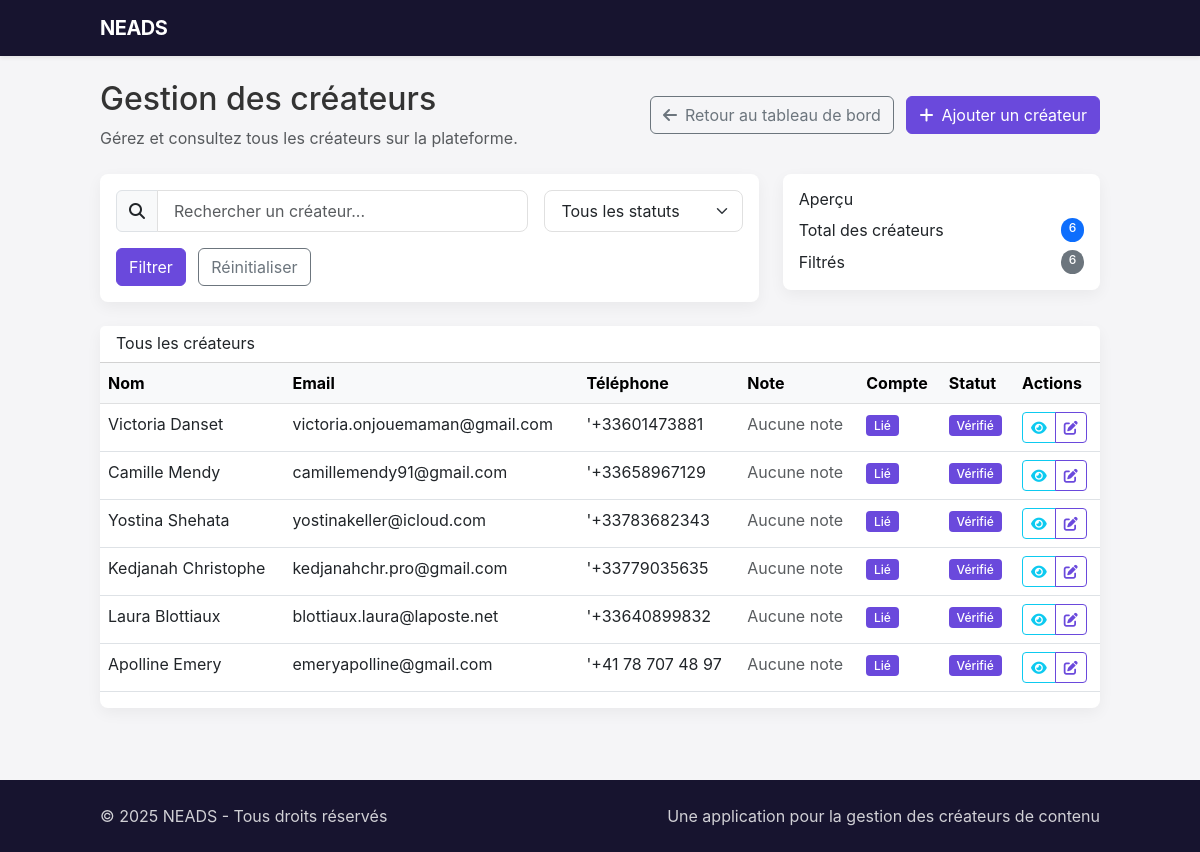
/gestion/createurs/ (signed in), run on the app's committed database.
### neads/creators/models.py (models this page shows, shortened)
class Creator(models.Model):
    GENDER_CHOICES = (
        ('M', 'Homme'),
        ('F', 'Femme'),
        ('O', 'Autre'),
    )
    CONTENT_TYPE_CHOICES = (
        ('video', 'Vidéo'),
        ('image', 'Image'),
        ('audio', 'Audio'),
        ('ugc_duo', 'UGC Duo'),
        ('animal', 'Animal'),
    )
    user = models.OneToOneField(User, on_delete=models.SET_NULL, blank=True, null=True, related_name='creator_profile')
    first_name = models.CharField(max_length=50)
    last_name = models.CharField(max_length=50)
    full_name = models.CharField(max_length=100, blank=True)  # Auto-généré
    age = models.PositiveIntegerField(validators=[MinValueValidator(13), MaxValueValidator(100)])
    gender = models.CharField(max_length=1, choices=GENDER_CHOICES)
    featured_image = models.ImageField(upload_to=featured_image_upload_path, blank=True, null=True, verbose_name="Image mise en avant")
    youtube_link = models.URLField(max_length=255, blank=True, null=True, verbose_name="Chaîne YouTube")
    tiktok_link = models.URLField(max_length=255, blank=True, null=True, verbose_name="Profil TikTok")
    instagram_link = models.URLField(max_length=255, blank=True, null=True, verbose_name="Profil Instagram")
    location = models.ForeignKey(Location, on_delete=models.SET_NULL, null=True, related_name='creators')
    email = models.EmailField()
    phone = models.CharField(max_length=20, blank=True, null=True)
    domains = models.ManyToManyField(Domain, related_name='creators')
    bio = models.TextField(blank=True, null=True)
    equipment = models.CharField(max_length=255, blank=True, null=True)
    delivery_time = models.CharField(max_length=50, blank=True, null=True)
    content_types = models.ManyToManyField(ContentType, related_name='creators', blank=True)
    mobility = models.BooleanField(default=False)
    can_invoice = models.BooleanField(default=False)
    previous_clients = models.TextField(blank=True, null=True)
    average_rating = models.DecimalField(max_digits=3, decimal_places=2, default=0.0)
    total_ratings = models.PositiveIntegerField(default=0)
    verified_by_neads = models.BooleanField(default=False)
    created_at = models.DateTimeField(auto_now_add=True)
    updated_at = models.DateTimeField(auto_now=True)
    last_activity = models.DateTimeField(blank=True, null=True)

### neads/core/views.py (the view, shortened to what this page needs)
# urls.py: path('gestion/createurs/', views.creator_list, name='creator_list'),
@login_required
@role_required(['admin', 'consultant'])
def creator_list(request):
    creators = Creator.objects.all().order_by('-created_at')
    verified_filter = request.GET.get('verified')
    if verified_filter == 'true':
        creators = creators.filter(verified_by_neads=True)
    elif verified_filter == 'false':
        creators = creators.filter(verified_by_neads=False)
    search_query = request.GET.get('query')
    paginator = Paginator(creators, 15)  # 15 créateurs par page
    page_number = request.GET.get('page', 1)
    page_obj = paginator.get_page(page_number)
    context = {
        'creators': page_obj,
        'search_query': search_query,
        'verified_filter': verified_filter,
        'total_creators': paginator.count,
    }
    return render(request, 'core/creator_list.html', context)

### neads/core/models.py (called while the page is built)
    def has_role(self, role_name):
        return self.role == role_name

### templates/core/creator_list.html (shortened to what this page needs)
{% extends 'base.html' %}
{% block content %}
<div class="row mb-4">
  <div class="col-12">
    <div class="d-flex justify-content-between align-items-center">
      <div>
        <h1 class="h2">Gestion des créateurs</h1>
        <p class="text-muted">
          Gérez et consultez tous les créateurs sur la plateforme.
        </p>
      </div>
      <div>
        <a href="{% url 'management_dashboard' %}" class="btn btn-outline-secondary me-2">
          <i class="fas fa-arrow-left me-2"></i>Retour au tableau de bord
        </a>
        <a href="#" class="btn btn-primary">
          <i class="fas fa-plus me-2"></i>Ajouter un créateur
        </a>
      </div>
    </div>
  </div>
</div>
<div class="row mb-4">
  <div class="col-md-8">
    <div class="card">
      <div class="card-body">
        <form method="get" class="row g-3">
          <div class="col-md-8">
            <div class="input-group">
              <span class="input-group-text"><i class="fas fa-search"></i></span>
              <input type="text" class="form-control" name="query" placeholder="Rechercher un créateur..." value="{{ search_query|default:'' }}">
            </div>
          </div>
          <div class="col-md-4">
            <select name="verified" class="form-select">
              <option value="">Tous les statuts</option>
            </select>
          </div>
          <div class="col-12">
            <button type="submit" class="btn btn-primary">Filtrer</button>
            <a href="{% url 'creator_list' %}" class="btn btn-outline-secondary ms-2">Réinitialiser</a>
          </div>
        </form>
      </div>
    </div>
  </div>
  <div class="col-md-4">
    <div class="card">
      <div class="card-body">
        <h5 class="card-title">Aperçu</h5>
        <div class="d-flex justify-content-between mb-2">
          <span>Total des créateurs</span>
          <span class="badge bg-primary rounded-pill">{{ total_creators }}</span>
        </div>
        <div class="d-flex justify-content-between">
          <span>Filtrés</span>
          <span class="badge bg-secondary rounded-pill">{{ creators.paginator.count }}</span>
        </div>
      </div>
    </div>
  </div>
</div>
<div class="row">
  <div class="col-12">
    <div class="card">
      <div class="card-header bg-white">
        <h5 class="mb-0">Tous les créateurs</h5>
      </div>
      <div class="card-body p-0">
        <div class="table-responsive">
          <table class="table table-hover">
            <thead class="table-light">
              <tr>
                <th>Nom</th>
                <th>Email</th>
                <th>Téléphone</th>
                <th>Note</th>
                <th>Compte</th>
                <th>Statut</th>
                <th>Actions</th>
              </tr>
            </thead>
            <tbody>
              {% for creator in creators %}
              <tr>
                <td>{{ creator.full_name }}</td>
                <td>{{ creator.email }}</td>
                <td>{{ creator.phone|default:"-" }}</td>
                <td>
                  {% if creator.average_rating > 0 %}
                  <div class="d-flex align-items-center">
                    <span class="me-2">{{ creator.average_rating }}</span>
                    <i class="fas fa-star text-warning"></i>
                    <span class="ms-1 text-muted small">({{ creator.total_ratings }})</span>
                  </div>
                  {% else %}
                  <span class="text-muted">Aucune note</span>
                  {% endif %}
                </td>
                <td>
                  {% if creator.user %}
                  <span class="badge bg-success">Lié</span>
                  {% else %}
                  <span class="badge bg-danger">Sans compte</span>
                  {% endif %}
                </td>
                <td>
                  {% if creator.verified_by_neads %}
                  <span class="badge bg-success">Vérifié</span>
                  {% else %}
                  <span class="badge bg-warning text-dark">En attente</span>
                  {% endif %}
                </td>
                <td>
                  <div class="btn-group" role="group">
                    <a href="{% url 'creator_detail' creator_id=creator.id %}" class="btn btn-sm btn-outline-info" data-bs-toggle="tooltip" title="Voir la fiche">
                      <i class="fas fa-eye"></i>
                    </a>
                    <a href="#" class="btn btn-sm btn-outline-primary" data-bs-toggle="tooltip" title="Modifier">
                      <i class="fas fa-edit"></i>
                    </a>
                  </div>
                </td>
              </tr>
              {% endfor %}
            </tbody>
          </table>
        </div>
      </div>
    </div>
  </div>
</div>
{% endblock %}

### templates/base.html (style rules this page uses)
:root { --primary-color: #17142f; --secondary-color: #6a49dc; --accent-color: #8974e8; --accent-color-2: #6a49dc; --text-color: #333333; --light-bg: #f5f5f7; --card-bg: #ffffff; --border-radius: 0.5rem; --shadow: 0 5px 15px rgba(0, 0, 0, 0.05); --hover-shadow: 0 8px 20px rgba(0, 0, 0, 0.1); }
body { font-family: "Inter", sans-serif; color: var(--text-color); background-color: var(--light-bg); }
.btn-primary { background-color: var(--secondary-color); border-color: var(--secondary-color); transition: all 0.3s ease; }
.btn-outline-primary { color: var(--secondary-color); border-color: var(--secondary-color); transition: all 0.3s ease; }
.badge { font-weight: 500; padding: 0.35em 0.65em; border-radius: 0.25rem; }
.card { transition: transform 0.3s ease, box-shadow 0.3s ease; border-radius: var(--border-radius); border: none; box-shadow: var(--shadow); }
.form-control, .form-select { border-radius: 0.5rem; padding: 0.5rem 1rem; border: 1px solid #e0e0e0; transition: border-color 0.3s ease, box-shadow 0.3s ease; }
.badge.bg-success { background-color: var(--secondary-color) !important; }

### data on the page
Creator: full_name "Victoria Danset", email "victoria.onjouemaman@gmail.com", phone "'+33601473881", average_rating "Aucune note", shows "Lié", verified_by_neads "Vérifié"
Creator: full_name "Camille Mendy", email "camillemendy91@gmail.com", phone "'+33658967129", average_rating "Aucune note", shows "Lié", verified_by_neads "Vérifié"
Creator: full_name "Yostina Shehata", email "yostinakeller@icloud.com", phone "'+33783682343", average_rating "Aucune note", shows "Lié", verified_by_neads "Vérifié"
Creator: full_name "Kedjanah Christophe", email "kedjanahchr.pro@gmail.com", phone "'+33779035635", average_rating "Aucune note", shows "Lié", verified_by_neads "Vérifié"
Creator: full_name "Laura Blottiaux", email "blottiaux.laura@laposte.net", phone "'+33640899832", average_rating "Aucune note", shows "Lié", verified_by_neads "Vérifié"
Creator: full_name "Apolline Emery", email "emeryapolline@gmail.com", phone "'+41 78 707 48 97", average_rating "Aucune note", shows "Lié", verified_by_neads "Vérifié"

### other printed values
{{ total_creators }} "6"
{{ creators.paginator.count }} "6"
